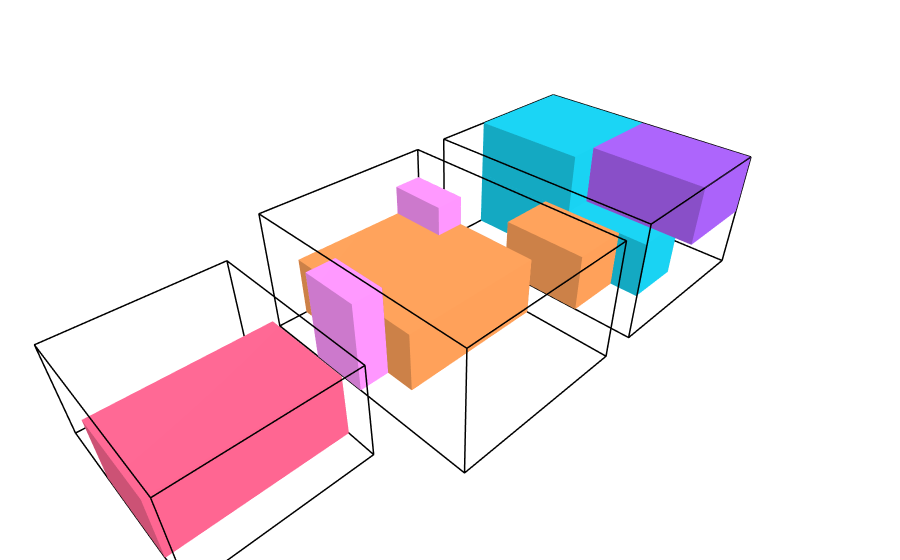

Notebook code cell kept with this figure:
### Markdown cell above
Berikut hasil penyelesaiannya serta visualisasinya.

### Code cell
print(result_3)
draw_state(result_3.final_state)

### Figure 1 — Plotly figure (JSON) as saved in the notebook; plotly's stock layout.template omitted (floating-point values rounded to 4 significant figures)
{"data": [{"hovertemplate": "%{hovertext}<extra></extra>", "hovertext": ["<b>ID:</b> T1<br><b>Size:</b> 6x8x4<br><b>Max_Capacity:</b> 70<br>", "<b>ID:</b> T1<br><b>Size:</b> 6x8x4<br><b>Max_Capacity:</b> 70<br>", "<b>ID:</b> T1<br><b>Size:</b> 6x8x4<br><b>Max_Capacity:</b> 70<br>", "<b>ID:</b> T1<br><b>Size:</b> 6x8x4<br><b>Max_Capacity:</b> 70<br>", "<b>ID:</b> T1<br><b>Size:</b> 6x8x4<br><b>Max_Capacity:</b> 70<br>", "<b>ID:</b> T1<br><b>Size:</b> 6x8x4<br><b>Max_Capacity:</b> 70<br>", "<b>ID:</b> T1<br><b>Size:</b> 6x8x4<br><b>Max_Capacity:</b> 70<br>", "<b>ID:</b> T1<br><b>Size:</b> 6x8x4<br><b>Max_Capacity:</b> 70<br>", "<b>ID:</b> T1<br><b>Size:</b> 6x8x4<br><b>Max_Capacity:</b> 70<br>", "<b>ID:</b> T1<br><b>Size:</b> 6x8x4<br><b>Max_Capacity:</b> 70<br>", "<b>ID:</b> T1<br><b>Size:</b> 6x8x4<br><b>Max_Capacity:</b> 70<br>", "<b>ID:</b> T1<br><b>Size:</b> 6x8x4<br><b>Max_Capacity:</b> 70<br>", "<b>ID:</b> T1<br><b>Size:</b> 6x8x4<br><b>Max_Capacity:</b> 70<br>", "<b>ID:</b> T1<br><b>Size:</b> 6x8x4<br><b>Max_Capacity:</b> 70<br>", "<b>ID:</b> T1<br><b>Size:</b> 6x8x4<br><b>Max_Capacity:</b> 70<br>", "<b>ID:</b> T1<br><b>Size:</b> 6x8x4<br><b>Max_Capacity:</b> 70<br>", "<b>ID:</b> T1<br><b>Size:</b> 6x8x4<br><b>Max_Capacity:</b> 70<br>", "<b>ID:</b> T1<br><b>Size:</b> 6x8x4<br><b>Max_Capacity:</b> 70<br>", "<b>ID:</b> T1<br><b>Size:</b> 6x8x4<br><b>Max_Capacity:</b> 70<br>", "<b>ID:</b> T1<br><b>Size:</b> 6x8x4<br><b>Max_Capacity:</b> 70<br>", "<b>ID:</b> T1<br><b>Size:</b> 6x8x4<br><b>Max_Capacity:</b> 70<br>", "<b>ID:</b> T1<br><b>Size:</b> 6x8x4<br><b>Max_Capacity:</b> 70<br>", "<b>ID:</b> T1<br><b>Size:</b> 6x8x4<br><b>Max_Capacity:</b> 70<br>", "<b>ID:</b> T1<br><b>Size:</b> 6x8x4<br><b>Max_Capacity:</b> 70<br>"], "line": {"color": "black", "width": 3}, "mode": "lines", "name": "Truck T1", "showlegend": false, "type": "scatter3d", "x": [0, 6, 6, 0, 0, null, 0, 6, 6, 0, 0, null, 0, 0, null, 6, 6, null, 6, 6, null, 0, 0, null], "y": [0, 0, 8, 8, 0, null, 0, 0, 8, 8, 0, null, 0, 0, null, 0, 0, null, 8, 8, null, 8, 8, null], "z": [0, 0, 0, 0, 0, null, 4, 4, 4, 4, 4, null, 0, 4, null, 0, 4, null, 0, 4, null, 0, 4, null]}, {"alphahull": 0, "color": "#19D3F3", "flatshading": true, "hovertemplate": "%{hovertext}<extra></extra>", "hovertext": ["<b>ID:</b> P2<br><b>Position:</b> (2, 0, 0)<br><b>Size:</b> 2x7x2<br><b>Value:</b> 80<br><b>Weight:</b> 20<br><b>Is_Fragile:</b> False<br><b>ETA:</b> 3", "<b>ID:</b> P2<br><b>Position:</b> (2, 0, 0)<br><b>Size:</b> 2x7x2<br><b>Value:</b> 80<br><b>Weight:</b> 20<br><b>Is_Fragile:</b> False<br><b>ETA:</b> 3", "<b>ID:</b> P2<br><b>Position:</b> (2, 0, 0)<br><b>Size:</b> 2x7x2<br><b>Value:</b> 80<br><b>Weight:</b> 20<br><b>Is_Fragile:</b> False<br><b>ETA:</b> 3", "<b>ID:</b> P2<br><b>Position:</b> (2, 0, 0)<br><b>Size:</b> 2x7x2<br><b>Value:</b> 80<br><b>Weight:</b> 20<br><b>Is_Fragile:</b> False<br><b>ETA:</b> 3", "<b>ID:</b> P2<br><b>Position:</b> (2, 0, 0)<br><b>Size:</b> 2x7x2<br><b>Value:</b> 80<br><b>Weight:</b> 20<br><b>Is_Fragile:</b> False<br><b>ETA:</b> 3", "<b>ID:</b> P2<br><b>Position:</b> (2, 0, 0)<br><b>Size:</b> 2x7x2<br><b>Value:</b> 80<br><b>Weight:</b> 20<br><b>Is_Fragile:</b> False<br><b>ETA:</b> 3", "<b>ID:</b> P2<br><b>Position:</b> (2, 0, 0)<br><b>Size:</b> 2x7x2<br><b>Value:</b> 80<br><b>Weight:</b> 20<br><b>Is_Fragile:</b> False<br><b>ETA:</b> 3", "<b>ID:</b> P2<br><b>Position:</b> (2, 0, 0)<br><b>Size:</b> 2x7x2<br><b>Value:</b> 80<br><b>Weight:</b> 20<br><b>Is_Fragile:</b> False<br><b>ETA:</b> 3"], "name": "Package P2", "opacity": 1, "showlegend": false, "type": "mesh3d", "x": [2, 4, 4, 2, 2, 4, 4, 2], "y": [0, 0, 7, 7, 0, 0, 7, 7], "z": [0, 0, 0, 0, 2, 2, 2, 2]}, {"alphahull": 0, "color": "#19D3F3", "flatshading": true, "hovertemplate": "%{hovertext}<extra></extra>", "hovertext": ["<b>ID:</b> P3<br><b>Position:</b> (0, 0, 2)<br><b>Size:</b> 4x4x2<br><b>Value:</b> 75<br><b>Weight:</b> 18<br><b>Is_Fragile:</b> True<br><b>ETA:</b> 2", "<b>ID:</b> P3<br><b>Position:</b> (0, 0, 2)<br><b>Size:</b> 4x4x2<br><b>Value:</b> 75<br><b>Weight:</b> 18<br><b>Is_Fragile:</b> True<br><b>ETA:</b> 2", "<b>ID:</b> P3<br><b>Position:</b> (0, 0, 2)<br><b>Size:</b> 4x4x2<br><b>Value:</b> 75<br><b>Weight:</b> 18<br><b>Is_Fragile:</b> True<br><b>ETA:</b> 2", "<b>ID:</b> P3<br><b>Position:</b> (0, 0, 2)<br><b>Size:</b> 4x4x2<br><b>Value:</b> 75<br><b>Weight:</b> 18<br><b>Is_Fragile:</b> True<br><b>ETA:</b> 2", "<b>ID:</b> P3<br><b>Position:</b> (0, 0, 2)<br><b>Size:</b> 4x4x2<br><b>Value:</b> 75<br><b>Weight:</b> 18<br><b>Is_Fragile:</b> True<br><b>ETA:</b> 2", "<b>ID:</b> P3<br><b>Position:</b> (0, 0, 2)<br><b>Size:</b> 4x4x2<br><b>Value:</b> 75<br><b>Weight:</b> 18<br><b>Is_Fragile:</b> True<br><b>ETA:</b> 2", "<b>ID:</b> P3<br><b>Position:</b> (0, 0, 2)<br><b>Size:</b> 4x4x2<br><b>Value:</b> 75<br><b>Weight:</b> 18<br><b>Is_Fragile:</b> True<br><b>ETA:</b> 2", "<b>ID:</b> P3<br><b>Position:</b> (0, 0, 2)<br><b>Size:</b> 4x4x2<br><b>Value:</b> 75<br><b>Weight:</b> 18<br><b>Is_Fragile:</b> True<br><b>ETA:</b> 2"], "name": "Package P3", "opacity": 1, "showlegend": false, "type": "mesh3d", "x": [0, 4, 4, 0, 0, 4, 4, 0], "y": [0, 0, 4, 4, 0, 0, 4, 4], "z": [2, 2, 2, 2, 4, 4, 4, 4]}, {"alphahull": 0, "color": "#FFA15A", "flatshading": true, "hovertemplate": "%{hovertext}<extra></extra>", "hovertext": ["<b>ID:</b> P5<br><b>Position:</b> (4, 3, 0)<br><b>Size:</b> 2x3x2<br><b>Value:</b> 45<br><b>Weight:</b> 10<br><b>Is_Fragile:</b> True<br><b>ETA:</b> 4", "<b>ID:</b> P5<br><b>Position:</b> (4, 3, 0)<br><b>Size:</b> 2x3x2<br><b>Value:</b> 45<br><b>Weight:</b> 10<br><b>Is_Fragile:</b> True<br><b>ETA:</b> 4", "<b>ID:</b> P5<br><b>Position:</b> (4, 3, 0)<br><b>Size:</b> 2x3x2<br><b>Value:</b> 45<br><b>Weight:</b> 10<br><b>Is_Fragile:</b> True<br><b>ETA:</b> 4", "<b>ID:</b> P5<br><b>Position:</b> (4, 3, 0)<br><b>Size:</b> 2x3x2<br><b>Value:</b> 45<br><b>Weight:</b> 10<br><b>Is_Fragile:</b> True<br><b>ETA:</b> 4", "<b>ID:</b> P5<br><b>Position:</b> (4, 3, 0)<br><b>Size:</b> 2x3x2<br><b>Value:</b> 45<br><b>Weight:</b> 10<br><b>Is_Fragile:</b> True<br><b>ETA:</b> 4", "<b>ID:</b> P5<br><b>Position:</b> (4, 3, 0)<br><b>Size:</b> 2x3x2<br><b>Value:</b> 45<br><b>Weight:</b> 10<br><b>Is_Fragile:</b> True<br><b>ETA:</b> 4", "<b>ID:</b> P5<br><b>Position:</b> (4, 3, 0)<br><b>Size:</b> 2x3x2<br><b>Value:</b> 45<br><b>Weight:</b> 10<br><b>Is_Fragile:</b> True<br><b>ETA:</b> 4", "<b>ID:</b> P5<br><b>Position:</b> (4, 3, 0)<br><b>Size:</b> 2x3x2<br><b>Value:</b> 45<br><b>Weight:</b> 10<br><b>Is_Fragile:</b> True<br><b>ETA:</b> 4"], "name": "Package P5", "opacity": 1, "showlegend": false, "type": "mesh3d", "x": [4, 6, 6, 4, 4, 6, 6, 4], "y": [3, 3, 6, 6, 3, 3, 6, 6], "z": [0, 0, 0, 0, 2, 2, 2, 2]}, {"alphahull": 0, "color": "#AB63FA", "flatshading": true, "hovertemplate": "%{hovertext}<extra></extra>", "hovertext": ["<b>ID:</b> P6<br><b>Position:</b> (0, 4, 2)<br><b>Size:</b> 3x4x2<br><b>Value:</b> 50<br><b>Weight:</b> 12<br><b>Is_Fragile:</b> False<br><b>ETA:</b> 2", "<b>ID:</b> P6<br><b>Position:</b> (0, 4, 2)<br><b>Size:</b> 3x4x2<br><b>Value:</b> 50<br><b>Weight:</b> 12<br><b>Is_Fragile:</b> False<br><b>ETA:</b> 2", "<b>ID:</b> P6<br><b>Position:</b> (0, 4, 2)<br><b>Size:</b> 3x4x2<br><b>Value:</b> 50<br><b>Weight:</b> 12<br><b>Is_Fragile:</b> False<br><b>ETA:</b> 2", "<b>ID:</b> P6<br><b>Position:</b> (0, 4, 2)<br><b>Size:</b> 3x4x2<br><b>Value:</b> 50<br><b>Weight:</b> 12<br><b>Is_Fragile:</b> False<br><b>ETA:</b> 2", "<b>ID:</b> P6<br><b>Position:</b> (0, 4, 2)<br><b>Size:</b> 3x4x2<br><b>Value:</b> 50<br><b>Weight:</b> 12<br><b>Is_Fragile:</b> False<br><b>ETA:</b> 2", "<b>ID:</b> P6<br><b>Position:</b> (0, 4, 2)<br><b>Size:</b> 3x4x2<br><b>Value:</b> 50<br><b>Weight:</b> 12<br><b>Is_Fragile:</b> False<br><b>ETA:</b> 2", "<b>ID:</b> P6<br><b>Position:</b> (0, 4, 2)<br><b>Size:</b> 3x4x2<br><b>Value:</b> 50<br><b>Weight:</b> 12<br><b>Is_Fragile:</b> False<br><b>ETA:</b> 2", "<b>ID:</b> P6<br><b>Position:</b> (0, 4, 2)<br><b>Size:</b> 3x4x2<br><b>Value:</b> 50<br><b>Weight:</b> 12<br><b>Is_Fragile:</b> False<br><b>ETA:</b> 2"], "name": "Package P6", "opacity": 1, "showlegend": false, "type": "mesh3d", "x": [0, 3, 3, 0, 0, 3, 3, 0], "y": [4, 4, 8, 8, 4, 4, 8, 8], "z": [2, 2, 2, 2, 4, 4, 4, 4]}, {"alphahull": 0, "color": "#FF6692", "flatshading": true, "hovertemplate": "%{hovertext}<extra></extra>", "hovertext": ["<b>ID:</b> P7<br><b>Position:</b> (0, 0, 0)<br><b>Size:</b> 2x2x2<br><b>Value:</b> 35<br><b>Weight:</b> 8<br><b>Is_Fragile:</b> False<br><b>ETA:</b> 5", "<b>ID:</b> P7<br><b>Position:</b> (0, 0, 0)<br><b>Size:</b> 2x2x2<br><b>Value:</b> 35<br><b>Weight:</b> 8<br><b>Is_Fragile:</b> False<br><b>ETA:</b> 5", "<b>ID:</b> P7<br><b>Position:</b> (0, 0, 0)<br><b>Size:</b> 2x2x2<br><b>Value:</b> 35<br><b>Weight:</b> 8<br><b>Is_Fragile:</b> False<br><b>ETA:</b> 5", "<b>ID:</b> P7<br><b>Position:</b> (0, 0, 0)<br><b>Size:</b> 2x2x2<br><b>Value:</b> 35<br><b>Weight:</b> 8<br><b>Is_Fragile:</b> False<br><b>ETA:</b> 5", "<b>ID:</b> P7<br><b>Position:</b> (0, 0, 0)<br><b>Size:</b> 2x2x2<br><b>Value:</b> 35<br><b>Weight:</b> 8<br><b>Is_Fragile:</b> False<br><b>ETA:</b> 5", "<b>ID:</b> P7<br><b>Position:</b> (0, 0, 0)<br><b>Size:</b> 2x2x2<br><b>Value:</b> 35<br><b>Weight:</b> 8<br><b>Is_Fragile:</b> False<br><b>ETA:</b> 5", "<b>ID:</b> P7<br><b>Position:</b> (0, 0, 0)<br><b>Size:</b> 2x2x2<br><b>Value:</b> 35<br><b>Weight:</b> 8<br><b>Is_Fragile:</b> False<br><b>ETA:</b> 5", "<b>ID:</b> P7<br><b>Position:</b> (0, 0, 0)<br><b>Size:</b> 2x2x2<br><b>Value:</b> 35<br><b>Weight:</b> 8<br><b>Is_Fragile:</b> False<br><b>ETA:</b> 5"], "name": "Package P7", "opacity": 1, "showlegend": false, "type": "mesh3d", "x": [0, 2, 2, 0, 0, 2, 2, 0], "y": [0, 0, 2, 2, 0, 0, 2, 2], "z": [0, 0, 0, 0, 2, 2, 2, 2]}, {"hovertemplate": "%{hovertext}<extra></extra>", "hovertext": ["<b>ID:</b> T2<br><b>Size:</b> 6x8x4<br><b>Max_Capacity:</b> 70<br>", "<b>ID:</b> T2<br><b>Size:</b> 6x8x4<br><b>Max_Capacity:</b> 70<br>", "<b>ID:</b> T2<br><b>Size:</b> 6x8x4<br><b>Max_Capacity:</b> 70<br>", "<b>ID:</b> T2<br><b>Size:</b> 6x8x4<br><b>Max_Capacity:</b> 70<br>", "<b>ID:</b> T2<br><b>Size:</b> 6x8x4<br><b>Max_Capacity:</b> 70<br>", "<b>ID:</b> T2<br><b>Size:</b> 6x8x4<br><b>Max_Capacity:</b> 70<br>", "<b>ID:</b> T2<br><b>Size:</b> 6x8x4<br><b>Max_Capacity:</b> 70<br>", "<b>ID:</b> T2<br><b>Size:</b> 6x8x4<br><b>Max_Capacity:</b> 70<br>", "<b>ID:</b> T2<br><b>Size:</b> 6x8x4<br><b>Max_Capacity:</b> 70<br>", "<b>ID:</b> T2<br><b>Size:</b> 6x8x4<br><b>Max_Capacity:</b> 70<br>", "<b>ID:</b> T2<br><b>Size:</b> 6x8x4<br><b>Max_Capacity:</b> 70<br>", "<b>ID:</b> T2<br><b>Size:</b> 6x8x4<br><b>Max_Capacity:</b> 70<br>", "<b>ID:</b> T2<br><b>Size:</b> 6x8x4<br><b>Max_Capacity:</b> 70<br>", "<b>ID:</b> T2<br><b>Size:</b> 6x8x4<br><b>Max_Capacity:</b> 70<br>", "<b>ID:</b> T2<br><b>Size:</b> 6x8x4<br><b>Max_Capacity:</b> 70<br>", "<b>ID:</b> T2<br><b>Size:</b> 6x8x4<br><b>Max_Capacity:</b> 70<br>", "<b>ID:</b> T2<br><b>Size:</b> 6x8x4<br><b>Max_Capacity:</b> 70<br>", "<b>ID:</b> T2<br><b>Size:</b> 6x8x4<br><b>Max_Capacity:</b> 70<br>", "<b>ID:</b> T2<br><b>Size:</b> 6x8x4<br><b>Max_Capacity:</b> 70<br>", "<b>ID:</b> T2<br><b>Size:</b> 6x8x4<br><b>Max_Capacity:</b> 70<br>", "<b>ID:</b> T2<br><b>Size:</b> 6x8x4<br><b>Max_Capacity:</b> 70<br>", "<b>ID:</b> T2<br><b>Size:</b> 6x8x4<br><b>Max_Capacity:</b> 70<br>", "<b>ID:</b> T2<br><b>Size:</b> 6x8x4<br><b>Max_Capacity:</b> 70<br>", "<b>ID:</b> T2<br><b>Size:</b> 6x8x4<br><b>Max_Capacity:</b> 70<br>"], "line": {"color": "black", "width": 3}, "mode": "lines", "name": "Truck T2", "showlegend": false, "type": "scatter3d", "x": [7.2, 13.2, 13.2, 7.2, 7.2, null, 7.2, 13.2, 13.2, 7.2, 7.2, null, 7.2, 7.2, null, 13.2, 13.2, null, 13.2, 13.2, null, 7.2, 7.2, null], "y": [0, 0, 8, 8, 0, null, 0, 0, 8, 8, 0, null, 0, 0, null, 0, 0, null, 8, 8, null, 8, 8, null], "z": [0, 0, 0, 0, 0, null, 4, 4, 4, 4, 4, null, 0, 4, null, 0, 4, null, 0, 4, null, 0, 4, null]}, {"alphahull": 0, "color": "#FFA15A", "flatshading": true, "hovertemplate": "%{hovertext}<extra></extra>", "hovertext": ["<b>ID:</b> P1<br><b>Position:</b> (0.0, 0, 0)<br><b>Size:</b> 5x5x2<br><b>Value:</b> 90<br><b>Weight:</b> 25<br><b>Is_Fragile:</b> False<br><b>ETA:</b> 1", "<b>ID:</b> P1<br><b>Position:</b> (0.0, 0, 0)<br><b>Size:</b> 5x5x2<br><b>Value:</b> 90<br><b>Weight:</b> 25<br><b>Is_Fragile:</b> False<br><b>ETA:</b> 1", "<b>ID:</b> P1<br><b>Position:</b> (0.0, 0, 0)<br><b>Size:</b> 5x5x2<br><b>Value:</b> 90<br><b>Weight:</b> 25<br><b>Is_Fragile:</b> False<br><b>ETA:</b> 1", "<b>ID:</b> P1<br><b>Position:</b> (0.0, 0, 0)<br><b>Size:</b> 5x5x2<br><b>Value:</b> 90<br><b>Weight:</b> 25<br><b>Is_Fragile:</b> False<br><b>ETA:</b> 1", "<b>ID:</b> P1<br><b>Position:</b> (0.0, 0, 0)<br><b>Size:</b> 5x5x2<br><b>Value:</b> 90<br><b>Weight:</b> 25<br><b>Is_Fragile:</b> False<br><b>ETA:</b> 1", "<b>ID:</b> P1<br><b>Position:</b> (0.0, 0, 0)<br><b>Size:</b> 5x5x2<br><b>Value:</b> 90<br><b>Weight:</b> 25<br><b>Is_Fragile:</b> False<br><b>ETA:</b> 1", "<b>ID:</b> P1<br><b>Position:</b> (0.0, 0, 0)<br><b>Size:</b> 5x5x2<br><b>Value:</b> 90<br><b>Weight:</b> 25<br><b>Is_Fragile:</b> False<br><b>ETA:</b> 1", "<b>ID:</b> P1<br><b>Position:</b> (0.0, 0, 0)<br><b>Size:</b> 5x5x2<br><b>Value:</b> 90<br><b>Weight:</b> 25<br><b>Is_Fragile:</b> False<br><b>ETA:</b> 1"], "name": "Package P1", "opacity": 1, "showlegend": false, "type": "mesh3d", "x": [7.2, 12.2, 12.2, 7.2, 7.2, 12.2, 12.2, 7.2], "y": [0, 0, 5, 5, 0, 0, 5, 5], "z": [0, 0, 0, 0, 2, 2, 2, 2]}, {"alphahull": 0, "color": "#FF97FF", "flatshading": true, "hovertemplate": "%{hovertext}<extra></extra>", "hovertext": ["<b>ID:</b> P8<br><b>Position:</b> (4.999999999999999, 2, 0)<br><b>Size:</b> 1x2x3<br><b>Value:</b> 30<br><b>Weight:</b> 6<br><b>Is_Fragile:</b> True<br><b>ETA:</b> 1", "<b>ID:</b> P8<br><b>Position:</b> (4.999999999999999, 2, 0)<br><b>Size:</b> 1x2x3<br><b>Value:</b> 30<br><b>Weight:</b> 6<br><b>Is_Fragile:</b> True<br><b>ETA:</b> 1", "<b>ID:</b> P8<br><b>Position:</b> (4.999999999999999, 2, 0)<br><b>Size:</b> 1x2x3<br><b>Value:</b> 30<br><b>Weight:</b> 6<br><b>Is_Fragile:</b> True<br><b>ETA:</b> 1", "<b>ID:</b> P8<br><b>Position:</b> (4.999999999999999, 2, 0)<br><b>Size:</b> 1x2x3<br><b>Value:</b> 30<br><b>Weight:</b> 6<br><b>Is_Fragile:</b> True<br><b>ETA:</b> 1", "<b>ID:</b> P8<br><b>Position:</b> (4.999999999999999, 2, 0)<br><b>Size:</b> 1x2x3<br><b>Value:</b> 30<br><b>Weight:</b> 6<br><b>Is_Fragile:</b> True<br><b>ETA:</b> 1", "<b>ID:</b> P8<br><b>Position:</b> (4.999999999999999, 2, 0)<br><b>Size:</b> 1x2x3<br><b>Value:</b> 30<br><b>Weight:</b> 6<br><b>Is_Fragile:</b> True<br><b>ETA:</b> 1", "<b>ID:</b> P8<br><b>Position:</b> (4.999999999999999, 2, 0)<br><b>Size:</b> 1x2x3<br><b>Value:</b> 30<br><b>Weight:</b> 6<br><b>Is_Fragile:</b> True<br><b>ETA:</b> 1", "<b>ID:</b> P8<br><b>Position:</b> (4.999999999999999, 2, 0)<br><b>Size:</b> 1x2x3<br><b>Value:</b> 30<br><b>Weight:</b> 6<br><b>Is_Fragile:</b> True<br><b>ETA:</b> 1"], "name": "Package P8", "opacity": 1, "showlegend": false, "type": "mesh3d", "x": [12.2, 13.2, 13.2, 12.2, 12.2, 13.2, 13.2, 12.2], "y": [2, 2, 4, 4, 2, 2, 4, 4], "z": [0, 0, 0, 0, 3, 3, 3, 3]}, {"alphahull": 0, "color": "#FF97FF", "flatshading": true, "hovertemplate": "%{hovertext}<extra></extra>", "hovertext": ["<b>ID:</b> P9<br><b>Position:</b> (0.0, 0, 2)<br><b>Size:</b> 1x2x1<br><b>Value:</b> 20<br><b>Weight:</b> 4<br><b>Is_Fragile:</b> False<br><b>ETA:</b> 3", "<b>ID:</b> P9<br><b>Position:</b> (0.0, 0, 2)<br><b>Size:</b> 1x2x1<br><b>Value:</b> 20<br><b>Weight:</b> 4<br><b>Is_Fragile:</b> False<br><b>ETA:</b> 3", "<b>ID:</b> P9<br><b>Position:</b> (0.0, 0, 2)<br><b>Size:</b> 1x2x1<br><b>Value:</b> 20<br><b>Weight:</b> 4<br><b>Is_Fragile:</b> False<br><b>ETA:</b> 3", "<b>ID:</b> P9<br><b>Position:</b> (0.0, 0, 2)<br><b>Size:</b> 1x2x1<br><b>Value:</b> 20<br><b>Weight:</b> 4<br><b>Is_Fragile:</b> False<br><b>ETA:</b> 3", "<b>ID:</b> P9<br><b>Position:</b> (0.0, 0, 2)<br><b>Size:</b> 1x2x1<br><b>Value:</b> 20<br><b>Weight:</b> 4<br><b>Is_Fragile:</b> False<br><b>ETA:</b> 3", "<b>ID:</b> P9<br><b>Position:</b> (0.0, 0, 2)<br><b>Size:</b> 1x2x1<br><b>Value:</b> 20<br><b>Weight:</b> 4<br><b>Is_Fragile:</b> False<br><b>ETA:</b> 3", "<b>ID:</b> P9<br><b>Position:</b> (0.0, 0, 2)<br><b>Size:</b> 1x2x1<br><b>Value:</b> 20<br><b>Weight:</b> 4<br><b>Is_Fragile:</b> False<br><b>ETA:</b> 3", "<b>ID:</b> P9<br><b>Position:</b> (0.0, 0, 2)<br><b>Size:</b> 1x2x1<br><b>Value:</b> 20<br><b>Weight:</b> 4<br><b>Is_Fragile:</b> False<br><b>ETA:</b> 3"], "name": "Package P9", "opacity": 1, "showlegend": false, "type": "mesh3d", "x": [7.2, 8.2, 8.2, 7.2, 7.2, 8.2, 8.2, 7.2], "y": [0, 0, 2, 2, 0, 0, 2, 2], "z": [2, 2, 2, 2, 3, 3, 3, 3]}, {"hovertemplate": "%{hovertext}<extra></extra>", "hovertext": ["<b>ID:</b> T3<br><b>Size:</b> 5x6x3<br><b>Max_Capacity:</b> 40<br>", "<b>ID:</b> T3<br><b>Size:</b> 5x6x3<br><b>Max_Capacity:</b> 40<br>", "<b>ID:</b> T3<br><b>Size:</b> 5x6x3<br><b>Max_Capacity:</b> 40<br>", "<b>ID:</b> T3<br><b>Size:</b> 5x6x3<br><b>Max_Capacity:</b> 40<br>", "<b>ID:</b> T3<br><b>Size:</b> 5x6x3<br><b>Max_Capacity:</b> 40<br>", "<b>ID:</b> T3<br><b>Size:</b> 5x6x3<br><b>Max_Capacity:</b> 40<br>", "<b>ID:</b> T3<br><b>Size:</b> 5x6x3<br><b>Max_Capacity:</b> 40<br>", "<b>ID:</b> T3<br><b>Size:</b> 5x6x3<br><b>Max_Capacity:</b> 40<br>", "<b>ID:</b> T3<br><b>Size:</b> 5x6x3<br><b>Max_Capacity:</b> 40<br>", "<b>ID:</b> T3<br><b>Size:</b> 5x6x3<br><b>Max_Capacity:</b> 40<br>", "<b>ID:</b> T3<br><b>Size:</b> 5x6x3<br><b>Max_Capacity:</b> 40<br>", "<b>ID:</b> T3<br><b>Size:</b> 5x6x3<br><b>Max_Capacity:</b> 40<br>", "<b>ID:</b> T3<br><b>Size:</b> 5x6x3<br><b>Max_Capacity:</b> 40<br>", "<b>ID:</b> T3<br><b>Size:</b> 5x6x3<br><b>Max_Capacity:</b> 40<br>", "<b>ID:</b> T3<br><b>Size:</b> 5x6x3<br><b>Max_Capacity:</b> 40<br>", "<b>ID:</b> T3<br><b>Size:</b> 5x6x3<br><b>Max_Capacity:</b> 40<br>", "<b>ID:</b> T3<br><b>Size:</b> 5x6x3<br><b>Max_Capacity:</b> 40<br>", "<b>ID:</b> T3<br><b>Size:</b> 5x6x3<br><b>Max_Capacity:</b> 40<br>", "<b>ID:</b> T3<br><b>Size:</b> 5x6x3<br><b>Max_Capacity:</b> 40<br>", "<b>ID:</b> T3<br><b>Size:</b> 5x6x3<br><b>Max_Capacity:</b> 40<br>", "<b>ID:</b> T3<br><b>Size:</b> 5x6x3<br><b>Max_Capacity:</b> 40<br>", "<b>ID:</b> T3<br><b>Size:</b> 5x6x3<br><b>Max_Capacity:</b> 40<br>", "<b>ID:</b> T3<br><b>Size:</b> 5x6x3<br><b>Max_Capacity:</b> 40<br>", "<b>ID:</b> T3<br><b>Size:</b> 5x6x3<br><b>Max_Capacity:</b> 40<br>"], "line": {"color": "black", "width": 3}, "mode": "lines", "name": "Truck T3", "showlegend": false, "type": "scatter3d", "x": [14.4, 19.4, 19.4, 14.4, 14.4, null, 14.4, 19.4, 19.4, 14.4, 14.4, null, 14.4, 14.4, null, 19.4, 19.4, null, 19.4, 19.4, null, 14.4, 14.4, null], "y": [0, 0, 6, 6, 0, null, 0, 0, 6, 6, 0, null, 0, 0, null, 0, 0, null, 6, 6, null, 6, 6, null], "z": [0, 0, 0, 0, 0, null, 3, 3, 3, 3, 3, null, 0, 3, null, 0, 3, null, 0, 3, null, 0, 3, null]}, {"alphahull": 0, "color": "#FF6692", "flatshading": true, "hovertemplate": "%{hovertext}<extra></extra>", "hovertext": ["<b>ID:</b> P4<br><b>Position:</b> (0.0, 2, 0)<br><b>Size:</b> 5x3x2<br><b>Value:</b> 60<br><b>Weight:</b> 15<br><b>Is_Fragile:</b> False<br><b>ETA:</b> 1", "<b>ID:</b> P4<br><b>Position:</b> (0.0, 2, 0)<br><b>Size:</b> 5x3x2<br><b>Value:</b> 60<br><b>Weight:</b> 15<br><b>Is_Fragile:</b> False<br><b>ETA:</b> 1", "<b>ID:</b> P4<br><b>Position:</b> (0.0, 2, 0)<br><b>Size:</b> 5x3x2<br><b>Value:</b> 60<br><b>Weight:</b> 15<br><b>Is_Fragile:</b> False<br><b>ETA:</b> 1", "<b>ID:</b> P4<br><b>Position:</b> (0.0, 2, 0)<br><b>Size:</b> 5x3x2<br><b>Value:</b> 60<br><b>Weight:</b> 15<br><b>Is_Fragile:</b> False<br><b>ETA:</b> 1", "<b>ID:</b> P4<br><b>Position:</b> (0.0, 2, 0)<br><b>Size:</b> 5x3x2<br><b>Value:</b> 60<br><b>Weight:</b> 15<br><b>Is_Fragile:</b> False<br><b>ETA:</b> 1", "<b>ID:</b> P4<br><b>Position:</b> (0.0, 2, 0)<br><b>Size:</b> 5x3x2<br><b>Value:</b> 60<br><b>Weight:</b> 15<br><b>Is_Fragile:</b> False<br><b>ETA:</b> 1", "<b>ID:</b> P4<br><b>Position:</b> (0.0, 2, 0)<br><b>Size:</b> 5x3x2<br><b>Value:</b> 60<br><b>Weight:</b> 15<br><b>Is_Fragile:</b> False<br><b>ETA:</b> 1", "<b>ID:</b> P4<br><b>Position:</b> (0.0, 2, 0)<br><b>Size:</b> 5x3x2<br><b>Value:</b> 60<br><b>Weight:</b> 15<br><b>Is_Fragile:</b> False<br><b>ETA:</b> 1"], "name": "Package P4", "opacity": 1, "showlegend": false, "type": "mesh3d", "x": [14.4, 19.4, 19.4, 14.4, 14.4, 19.4, 19.4, 14.4], "y": [2, 2, 5, 5, 2, 2, 5, 5], "z": [0, 0, 0, 0, 2, 2, 2, 2]}], "layout": {"margin": {"b": 0, "l": 0, "pad": 0, "r": 0, "t": 0}, "scene": {"aspectmode": "data", "xaxis": {"showbackground": false, "showgrid": false, "showticklabels": false, "ticks": "", "title": {"text": ""}, "zeroline": false}, "yaxis": {"showbackground": false, "showgrid": false, "showticklabels": false, "ticks": "", "title": {"text": ""}, "zeroline": false}, "zaxis": {"showbackground": false, "showgrid": false, "showticklabels": false, "ticks": "", "title": {"text": ""}, "zeroline": false}}}}
